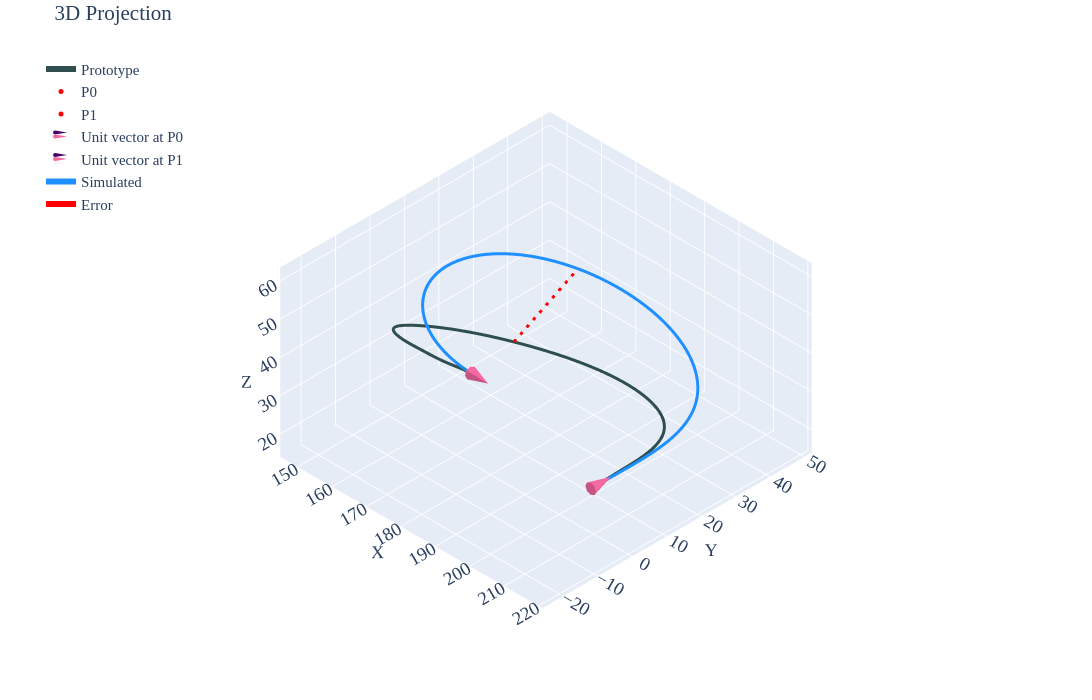

The notebook cell this image was saved under:
### Code cell
#| label: p3c2

gravity_looper(psit=3,case=2,base_radius=2.187,pfix='radius-sens\\radius-90-2187\\')
